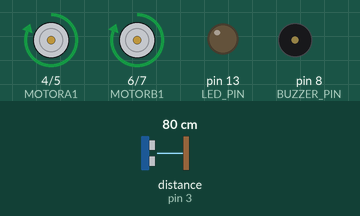
Simulated run of this sketch. Board: Arduino Uno, built with avr-gcc and run on an emulated ATmega328P. Parts: motor-driver pin pairs drawn as motors (green arrow = first pin HIGH = forward, orange = second pin HIGH = backward, longer = more drive), output pins drawn as LEDs (lit = HIGH), buzzer (waves = sounding). Wiring (inferred from the names in the program): ultrasonic range finder: trigger pin 2; echo pin 3. The inputs (shaded band) are chosen by the test bench; at power-on: distance to the obstacle (sensor on pin 3) 80 cm. The echo pulse lasts 58.3 µs per cm; pins used as bus, display or sensor lines are not drawn.

Above: at 1.2 s.
1.3 s: distance to the obstacle (sensor on pin 3) set to 13 cm
2.8 s: distance to the obstacle (sensor on pin 3) set to 9 cm
At 3.03 s:
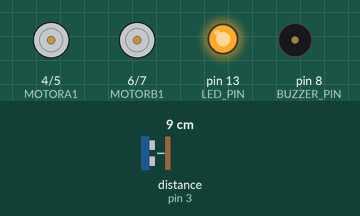
Timing chart, 0 to 11.8 s (numbered marks = the images above; inputs shaded):
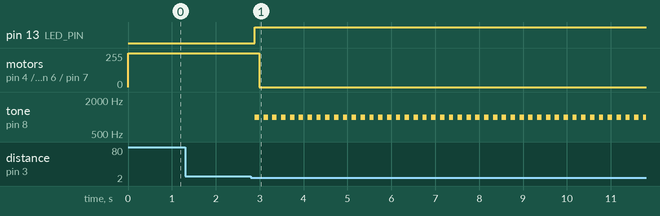

The sketch:

going_straight__obstacle__stop__sound_+_light.Ino
```cpp
#define TRIGGER_PIN 2
#define ECHO_PIN 3
#define LED_PIN 13
#define BUZZER_PIN 8
#define MOTORA1 4
#define MOTORA2 5
#define MOTORB1 6
#define MOTORB2 7

long distance;

void setup() {
  pinMode(TRIGGER_PIN, OUTPUT);
  pinMode(ECHO_PIN, INPUT);
  pinMode(LED_PIN, OUTPUT);
  pinMode(BUZZER_PIN, OUTPUT);
  pinMode(MOTORA1, OUTPUT);
  pinMode(MOTORA2, OUTPUT);
  pinMode(MOTORB1, OUTPUT);
  pinMode(MOTORB2, OUTPUT);

  digitalWrite(MOTORA1, HIGH);
  digitalWrite(MOTORA2, LOW);
  digitalWrite(MOTORB1, HIGH);
  digitalWrite(MOTORB2, LOW);

  Serial.begin(9600);
}

void loop() {
  digitalWrite(TRIGGER_PIN, LOW);
  delayMicroseconds(2);
  digitalWrite(TRIGGER_PIN, HIGH);
  delayMicroseconds(10);
  digitalWrite(TRIGGER_PIN, LOW);

  distance = pulseIn(ECHO_PIN, HIGH) / 58.2;

  if (distance <= 10) {
    digitalWrite(LED_PIN, HIGH);
    tone(BUZZER_PIN, 1000);
    delay(100);
    noTone(BUZZER_PIN);

    digitalWrite(MOTORA1, LOW);
    digitalWrite(MOTORA2, LOW);
    digitalWrite(MOTORB1, LOW);
    digitalWrite(MOTORB2, LOW);
  } else {
    digitalWrite(LED_PIN, LOW);

    digitalWrite(MOTORA1, HIGH);
    digitalWrite(MOTORA2, LOW);
    digitalWrite(MOTORB1, HIGH);
    digitalWrite(MOTORB2, LOW);
  }

  delay(100);
}
```

Measured:
- the behaviour switches between 12 and 11 cm on distance to the obstacle (sensor on pin 3) (found by bisection; images 0 and 1)
- after the input at 1.3 s, every drawn part: stays the same
- after the input at 2.8 s, pin 13 (LED_PIN): LOW → HIGH after 0.09 s; motor on pin 4 (MOTORA1) / pin 5 (MOTORA2), motor on pin 6 (MOTORB1) / pin 7 (MOTORB2): forward 255/255 → stopped after 0.19 s; tone on pin 8 (BUZZER_PIN): alternates 1000 Hz for 0.10 s and silent for 0.10 s, starting after 0.09 s
